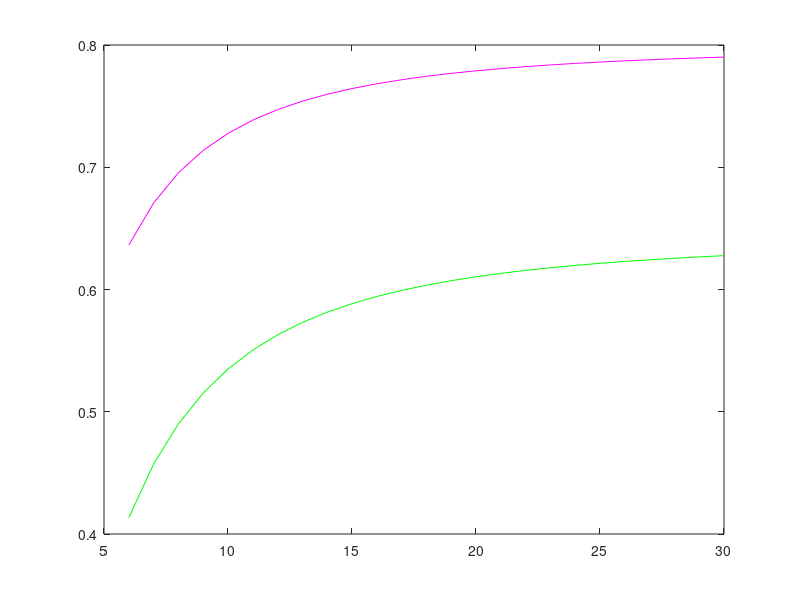

The MATLAB source for this figure:
 radiosEspectralesj = zeros(1,25);
 radiosEspectralesg = zeros(1,25);
 for N=6:30
  A = zeros(N,N);
  B = zeros(1,N);

  for i = 1:N
          %for matrix B
          if (i == 1 || i == N)
              B(i) = 3;
          elseif (i == 2 || i == N-1)
              B(i) = 2;
          else
              B(i) = 1;
          end
      for j = 1:N
          %for matrix A
          if (abs(i-j) <= 2) && (i ~= j)
              A(i,j) = -1;
          elseif i == j
              A(i,j) = 5;
          elseif abs(i-j) > 2
              A(i,j) = 0;
          end        
       
      end
    end
%%para jacobi
U=triu(A,1); 
L=tril(A,-1);    
D=diag(diag(A));    
Bj=-(inv(D))*(L+U);    
cj=(inv(D))*B';
roBj=max(abs(eig(Bj)));         
norm(Bj);                 
radiosEspectralesj(N-5) = roBj;

%%para gauss-Seidel
Bgs = -inv(L+D)*U;
cgs = inv(L+D)*B';
roBgs=max(abs(eig(Bgs))); 
radiosEspectralesg(N-5) = roBgs;

end

plot(6:30,radiosEspectralesj,'m',6:30,radiosEspectralesg,'g')

tabla=[6:30;radiosEspectralesj;radiosEspectralesg]'
 
